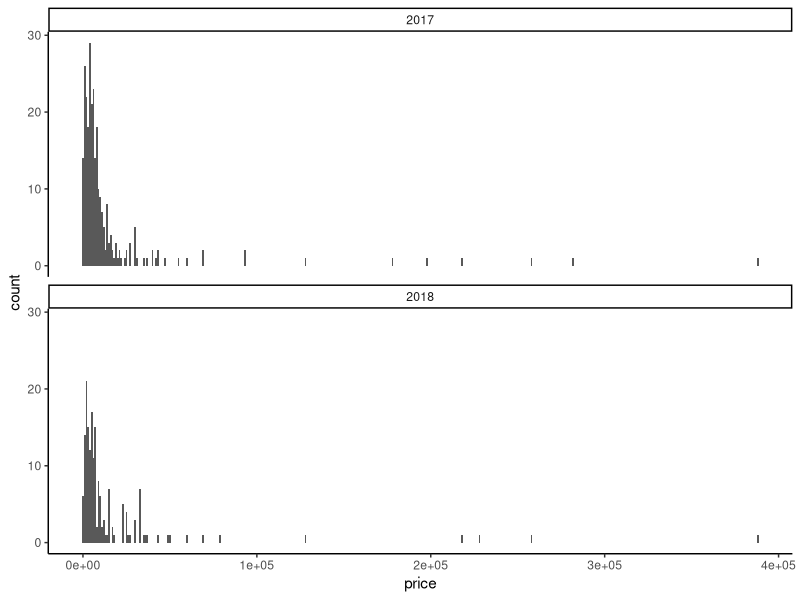
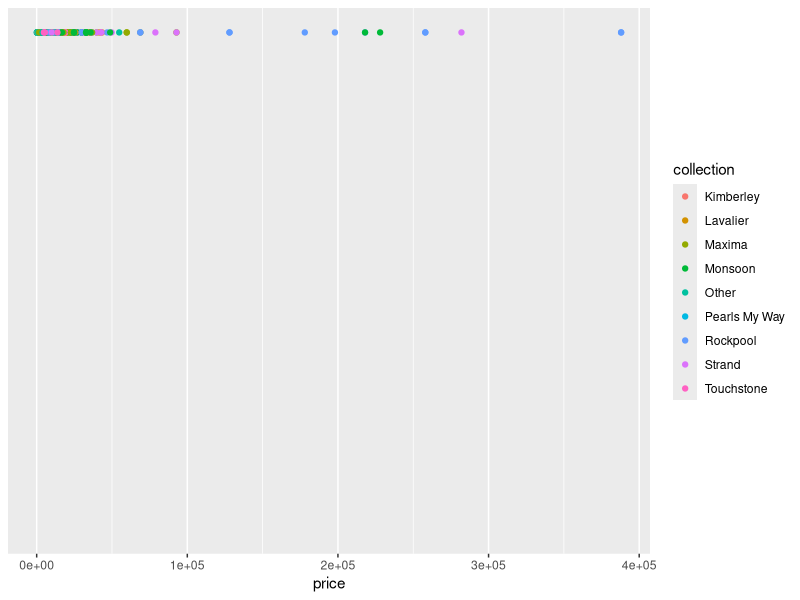
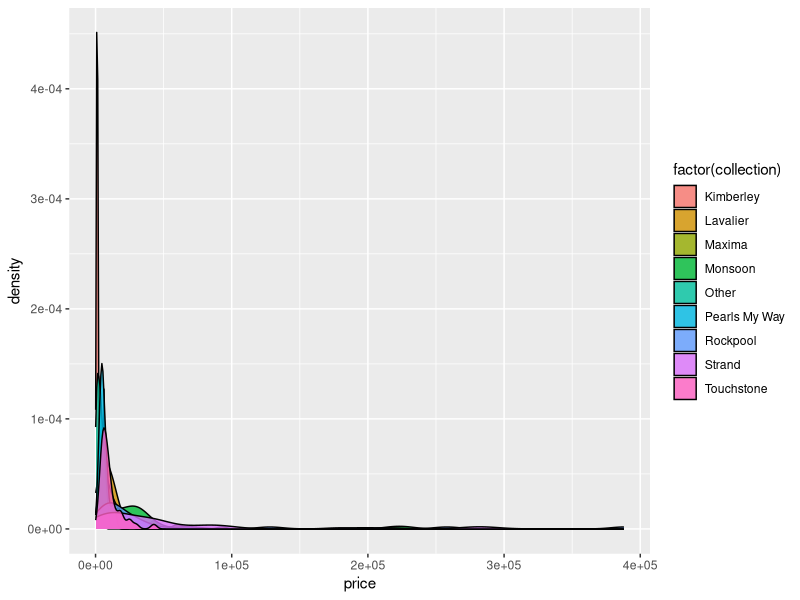
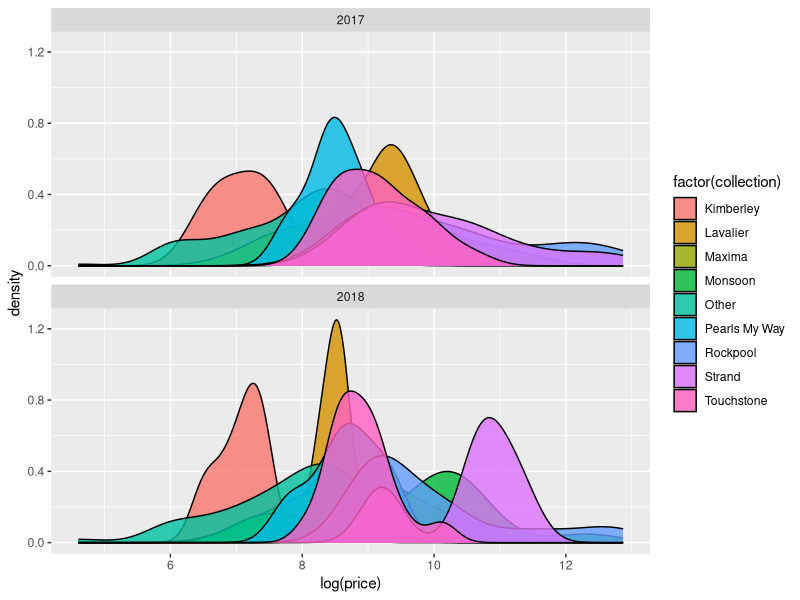
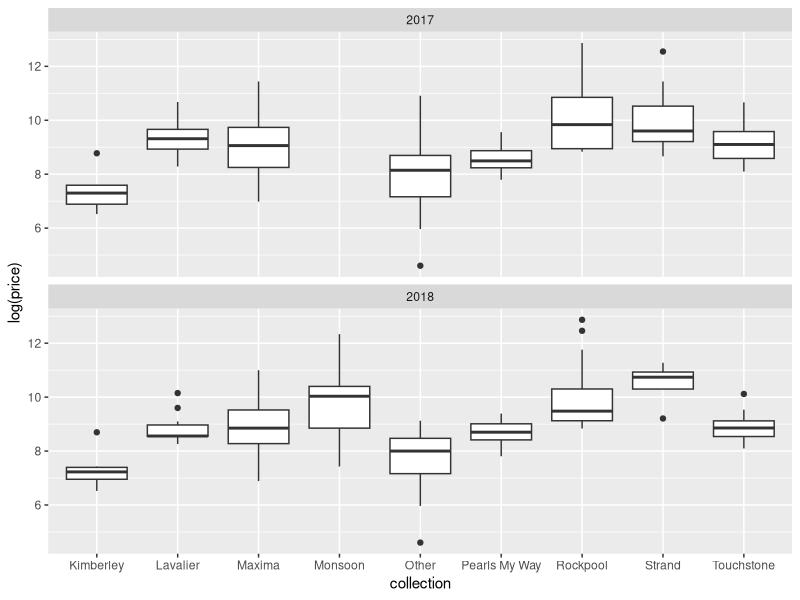
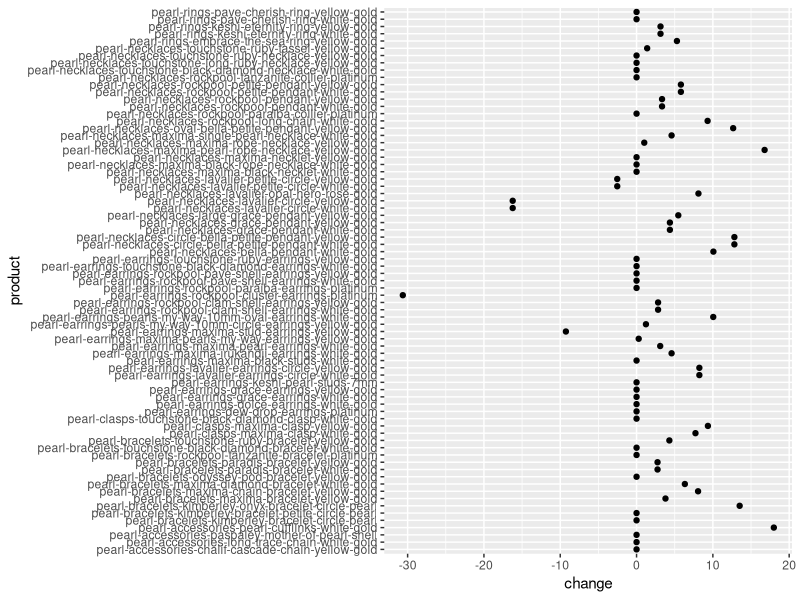

Generate these figures, in order, with R:
library(tidyverse)

# Read in the data
the_data <- read_csv("outputs/data/cleaned_dataset.csv")


# Number per year
the_data %>% group_by(year) %>% count()

the_data %>% 
  group_by(year, collection) %>% 
  count() %>% 
  spread(year, n)

product_in_both_years <- the_data %>% 
  select(sku, year, price) %>% 
  group_by(sku) %>% 
  spread(key = year, value = price) %>% 
  rename(price_in_2017 = `2017`, price_in_2018 = `2018`) %>% 
  filter(!is.na(price_in_2018) & !is.na(price_in_2017)) %>% 
  left_join(the_data[the_data$year == 2018,]) %>% 
  select(sku, product, collection, category) %>% 
  ungroup()

product_in_both_years %>% 
  count(category) 

product_in_both_years %>% 
  count(collection) 




# Try some plots
ggplot(data = the_data, aes(x = price)) +
  geom_histogram(binwidth = 1000) +
  facet_wrap(vars(year), nrow = 2) +
  theme_classic()


ggplot(data = the_data, aes(x = price, colour = collection)) +
  geom_point(y = 1)

ggplot(data = the_data, aes(x = price)) +
  geom_density(aes(fill=factor(collection)), alpha=0.8)

ggplot(data = the_data, aes(x = log(price))) +
  geom_density(aes(fill=factor(collection)), alpha=0.8) +
  facet_wrap(vars(year), nrow = 2)

ggplot(data = the_data, aes(collection, log(price))) +
  geom_boxplot() +
  facet_wrap(vars(year), nrow = 2)

# Try some summary statistics
# Counts and average price by collection by year
the_data %>% 
  group_by(year, collection) %>% 
  summarise(average = mean(price) %>% as.integer(),
            maximum = max(price) %>% as.integer(),
            minimum = min(price) %>% as.integer(),
            number = n()
            ) %>% 
  filter(collection %in% c("Kimberley", "Lavalier", "Maxima", "Monsoon", "Rockpool", "Touchstone")) 

the_data %>% 
  group_by(year, category) %>% 
  summarise(average = mean(price) %>% as.integer(),
            maximum = max(price) %>% as.integer(),
            minimum = min(price) %>% as.integer(),
            number = n())

# Try comparing the prices for the products that are the same
price_comparison <- the_data %>% 
  select(sku, collection , category, year, price) %>% 
  group_by(sku) %>% 
  spread(key = year, value = price) %>% 
  rename(price_in_2017 = `2017`, price_in_2018 = `2018`)

price_comparison <- price_comparison[complete.cases(price_comparison), ] %>% 
  mutate(change = ((price_in_2018 - price_in_2017) / price_in_2017) * 100,
         change = round(change, digits = 2))

the_2018_names <- the_data %>% 
  filter(year == 2018) %>% 
  select(product, sku)

price_comparison <- price_comparison %>% 
  left_join(the_2018_names)

rm(the_2018_names)

price_comparison %>% 
  arrange(change) %>% 
  ggplot(aes(y = product, x = change)) +
  geom_point()


# Try comparing the prices by category, by collection
summary <- the_data %>% 
  group_by(year, category, collection) %>% 
  summarise(average = mean(price) %>% as.integer(),
            maximum = max(price) %>% as.integer(),
            minimum = min(price) %>% as.integer(),
            number = n())